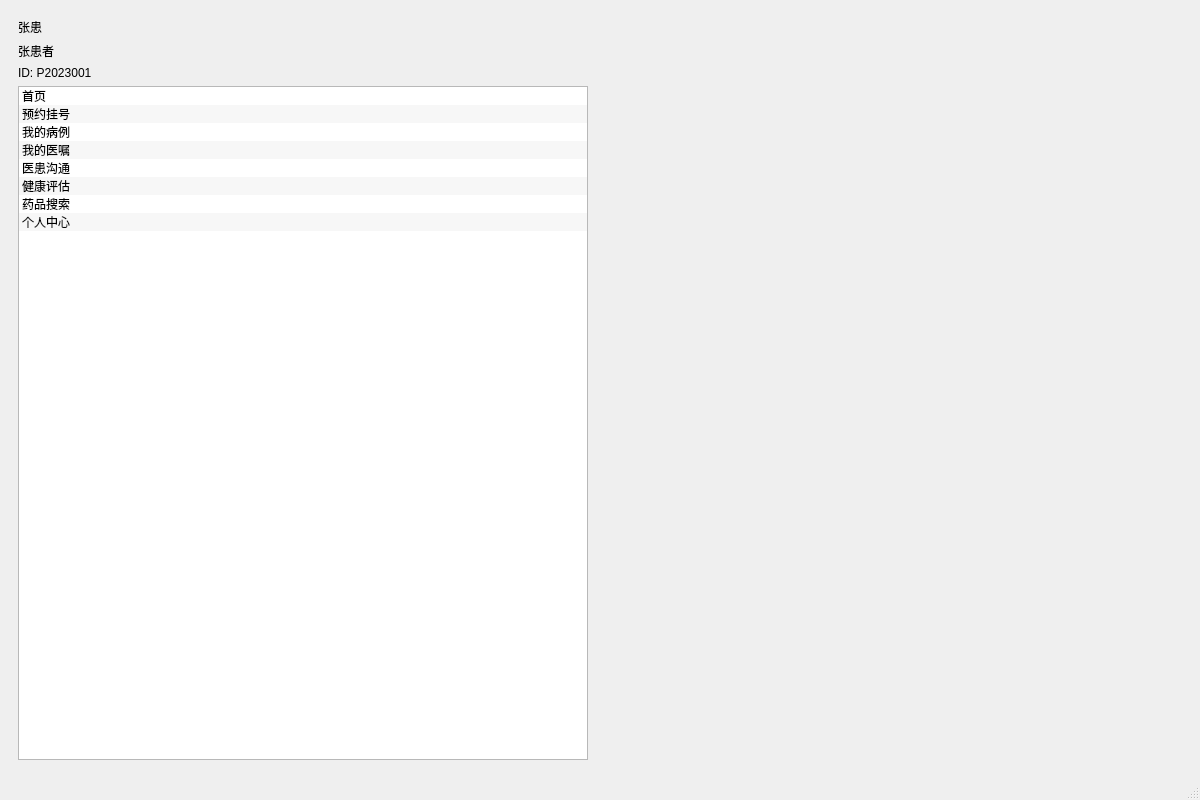
<?xml version="1.0" encoding="UTF-8"?>
<ui version="4.0">
 <class>Main_Page</class>
 <widget class="QMainWindow" name="Main_Page">
  <property name="geometry">
   <rect>
    <x>0</x>
    <y>0</y>
    <width>1200</width>
    <height>800</height>
   </rect>
  </property>
  <property name="windowTitle">
   <string>智慧医疗管理系统</string>
  </property>
  <widget class="QWidget" name="centralwidget">
   <layout class="QHBoxLayout" name="mainLayout">
    <item>
     <widget class="QWidget" name="sidebar">
      <property name="minimumWidth">
       <number>250</number>
      </property>
      <property name="maximumWidth">
       <number>250</number>
      </property>
      <layout class="QVBoxLayout" name="sidebarLayout">
       <item>
        <widget class="QLabel" name="userAvatar">
         <property name="text">
          <string>张患</string>
         </property>
        </widget>
       </item>
       <item>
        <widget class="QLabel" name="userName">
         <property name="text">
          <string>张患者</string>
         </property>
        </widget>
       </item>
       <item>
        <widget class="QLabel" name="userId">
         <property name="text">
          <string>ID: P2023001</string>
         </property>
        </widget>
       </item>
       <item>
        <widget class="QListWidget" name="navList">
         <property name="alternatingRowColors">
          <bool>true</bool>
         </property>
         <item>
          <property name="text">
           <string>首页</string>
          </property>
         </item>
         <item>
          <property name="text">
           <string>预约挂号</string>
          </property>
         </item>
         <item>
          <property name="text">
           <string>我的病例</string>
          </property>
         </item>
         <item>
          <property name="text">
           <string>我的医嘱</string>
          </property>
         </item>
         <item>
          <property name="text">
           <string>医患沟通</string>
          </property>
         </item>
         <item>
          <property name="text">
           <string>健康评估</string>
          </property>
         </item>
         <item>
          <property name="text">
           <string>药品搜索</string>
          </property>
         </item>
         <item>
          <property name="text">
           <string>个人中心</string>
          </property>
         </item>
        </widget>
       </item>
      </layout>
     </widget>
    </item>
    <item>
     <widget class="QStackedWidget" name="mainStack">
      <widget class="QWidget" name="dashboardPage"/>
     </widget>
    </item>
   </layout>
  </widget>
  <widget class="QMenuBar" name="menubar">
   <property name="geometry">
    <rect>
     <x>0</x>
     <y>0</y>
     <width>1200</width>
     <height>29</height>
    </rect>
   </property>
  </widget>
  <widget class="QStatusBar" name="statusbar"/>
 </widget>
 <resources/>
 <connections/>
</ui>
